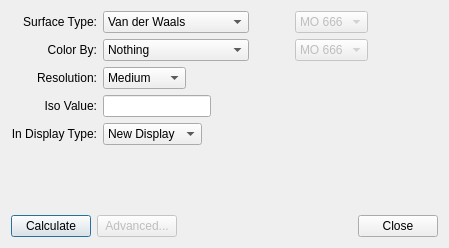
<?xml version="1.0" encoding="UTF-8"?>
<ui version="4.0">
 <class>SurfaceDialog</class>
 <widget class="QDialog" name="SurfaceDialog">
  <property name="geometry">
   <rect>
    <x>0</x>
    <y>0</y>
    <width>449</width>
    <height>248</height>
   </rect>
  </property>
  <property name="windowTitle">
   <string>Create Surfaces</string>
  </property>
  <layout class="QVBoxLayout" name="verticalLayout">
   <item>
    <layout class="QGridLayout" name="gridLayout">
     <item row="0" column="0">
      <widget class="QLabel" name="label">
       <property name="contextMenuPolicy">
        <enum>Qt::DefaultContextMenu</enum>
       </property>
       <property name="text">
        <string>Surface Type:</string>
       </property>
       <property name="alignment">
        <set>Qt::AlignRight|Qt::AlignTrailing|Qt::AlignVCenter</set>
       </property>
       <property name="buddy">
        <cstring>surfaceCombo</cstring>
       </property>
      </widget>
     </item>
     <item row="0" column="1">
      <layout class="QHBoxLayout" name="horizontalLayout_6">
       <item>
        <widget class="QComboBox" name="surfaceCombo">
         <item>
          <property name="text">
           <string>Van der Waals</string>
          </property>
         </item>
         <item>
          <property name="text">
           <string>Electrostatic Potential</string>
          </property>
         </item>
        </widget>
       </item>
       <item>
        <spacer name="horizontalSpacer_2">
         <property name="orientation">
          <enum>Qt::Horizontal</enum>
         </property>
         <property name="sizeHint" stdset="0">
          <size>
           <width>40</width>
           <height>20</height>
          </size>
         </property>
        </spacer>
       </item>
      </layout>
     </item>
     <item row="0" column="2">
      <layout class="QHBoxLayout" name="horizontalLayout_7">
       <item>
        <widget class="QComboBox" name="moCombo">
         <property name="enabled">
          <bool>false</bool>
         </property>
         <property name="editable">
          <bool>false</bool>
         </property>
         <property name="currentIndex">
          <number>0</number>
         </property>
         <item>
          <property name="text">
           <string notr="true">MO 666</string>
          </property>
         </item>
        </widget>
       </item>
       <item>
        <spacer name="horizontalSpacer_7">
         <property name="orientation">
          <enum>Qt::Horizontal</enum>
         </property>
         <property name="sizeHint" stdset="0">
          <size>
           <width>40</width>
           <height>20</height>
          </size>
         </property>
        </spacer>
       </item>
      </layout>
     </item>
     <item row="1" column="0">
      <widget class="QLabel" name="label_2">
       <property name="text">
        <string>Color By:</string>
       </property>
       <property name="alignment">
        <set>Qt::AlignRight|Qt::AlignTrailing|Qt::AlignVCenter</set>
       </property>
       <property name="buddy">
        <cstring>colorByCombo</cstring>
       </property>
      </widget>
     </item>
     <item row="1" column="1">
      <layout class="QHBoxLayout" name="horizontalLayout_5">
       <item>
        <widget class="QComboBox" name="colorByCombo">
         <item>
          <property name="text">
           <string>Nothing</string>
          </property>
         </item>
         <item>
          <property name="text">
           <string>Electrostatic Potential</string>
          </property>
         </item>
        </widget>
       </item>
       <item>
        <spacer name="horizontalSpacer_3">
         <property name="orientation">
          <enum>Qt::Horizontal</enum>
         </property>
         <property name="sizeHint" stdset="0">
          <size>
           <width>40</width>
           <height>20</height>
          </size>
         </property>
        </spacer>
       </item>
      </layout>
     </item>
     <item row="1" column="2">
      <layout class="QHBoxLayout" name="horizontalLayout_8">
       <item>
        <widget class="QComboBox" name="moColorCombo">
         <property name="enabled">
          <bool>false</bool>
         </property>
         <property name="editable">
          <bool>false</bool>
         </property>
         <property name="currentIndex">
          <number>0</number>
         </property>
         <item>
          <property name="text">
           <string notr="true">MO 666</string>
          </property>
         </item>
        </widget>
       </item>
       <item>
        <spacer name="horizontalSpacer_8">
         <property name="orientation">
          <enum>Qt::Horizontal</enum>
         </property>
         <property name="sizeHint" stdset="0">
          <size>
           <width>40</width>
           <height>20</height>
          </size>
         </property>
        </spacer>
       </item>
      </layout>
     </item>
     <item row="2" column="0">
      <widget class="QLabel" name="label_3">
       <property name="text">
        <string>Resolution:</string>
       </property>
       <property name="alignment">
        <set>Qt::AlignRight|Qt::AlignTrailing|Qt::AlignVCenter</set>
       </property>
       <property name="buddy">
        <cstring>resolutionCombo</cstring>
       </property>
      </widget>
     </item>
     <item row="2" column="1">
      <layout class="QHBoxLayout" name="horizontalLayout_4">
       <item>
        <widget class="QComboBox" name="resolutionCombo">
         <property name="currentIndex">
          <number>1</number>
         </property>
         <item>
          <property name="text">
           <string comment="low resolution">Low</string>
          </property>
         </item>
         <item>
          <property name="text">
           <string comment="medium resolution">Medium</string>
          </property>
         </item>
         <item>
          <property name="text">
           <string comment="high resolution">High</string>
          </property>
         </item>
         <item>
          <property name="text">
           <string comment="very high resolution">Very High</string>
          </property>
         </item>
        </widget>
       </item>
       <item>
        <spacer name="horizontalSpacer_6">
         <property name="orientation">
          <enum>Qt::Horizontal</enum>
         </property>
         <property name="sizeHint" stdset="0">
          <size>
           <width>40</width>
           <height>20</height>
          </size>
         </property>
        </spacer>
       </item>
      </layout>
     </item>
     <item row="3" column="0">
      <widget class="QLabel" name="label_4">
       <property name="toolTip">
        <string>Isosurface cutoff value</string>
       </property>
       <property name="text">
        <string>Iso Value:</string>
       </property>
       <property name="alignment">
        <set>Qt::AlignRight|Qt::AlignTrailing|Qt::AlignVCenter</set>
       </property>
       <property name="buddy">
        <cstring>isoValueEdit</cstring>
       </property>
      </widget>
     </item>
     <item row="3" column="1">
      <layout class="QHBoxLayout" name="horizontalLayout_2">
       <item>
        <widget class="QLineEdit" name="isoValueEdit"/>
       </item>
       <item>
        <spacer name="horizontalSpacer_4">
         <property name="orientation">
          <enum>Qt::Horizontal</enum>
         </property>
         <property name="sizeHint" stdset="0">
          <size>
           <width>40</width>
           <height>20</height>
          </size>
         </property>
        </spacer>
       </item>
      </layout>
     </item>
     <item row="4" column="0">
      <widget class="QLabel" name="label_5">
       <property name="text">
        <string comment="Add the new surface to this particular display type (i.e., orbital or surface)">In Display Type:</string>
       </property>
       <property name="alignment">
        <set>Qt::AlignRight|Qt::AlignTrailing|Qt::AlignVCenter</set>
       </property>
       <property name="buddy">
        <cstring>engineCombo</cstring>
       </property>
      </widget>
     </item>
     <item row="4" column="1">
      <layout class="QHBoxLayout" name="horizontalLayout_3">
       <item>
        <widget class="QComboBox" name="engineCombo">
         <property name="currentIndex">
          <number>0</number>
         </property>
         <item>
          <property name="text">
           <string>New Display</string>
          </property>
         </item>
        </widget>
       </item>
       <item>
        <spacer name="horizontalSpacer_5">
         <property name="orientation">
          <enum>Qt::Horizontal</enum>
         </property>
         <property name="sizeHint" stdset="0">
          <size>
           <width>40</width>
           <height>20</height>
          </size>
         </property>
        </spacer>
       </item>
      </layout>
     </item>
    </layout>
   </item>
   <item>
    <spacer name="verticalSpacer">
     <property name="orientation">
      <enum>Qt::Vertical</enum>
     </property>
     <property name="sizeHint" stdset="0">
      <size>
       <width>20</width>
       <height>42</height>
      </size>
     </property>
    </spacer>
   </item>
   <item>
    <layout class="QHBoxLayout" name="horizontalLayout">
     <item>
      <widget class="QPushButton" name="calculateButton">
       <property name="text">
        <string>Calculate</string>
       </property>
      </widget>
     </item>
     <item>
      <widget class="QPushButton" name="advancedButton">
       <property name="enabled">
        <bool>false</bool>
       </property>
       <property name="text">
        <string>Advanced...</string>
       </property>
      </widget>
     </item>
     <item>
      <spacer name="horizontalSpacer">
       <property name="orientation">
        <enum>Qt::Horizontal</enum>
       </property>
       <property name="sizeHint" stdset="0">
        <size>
         <width>40</width>
         <height>20</height>
        </size>
       </property>
      </spacer>
     </item>
     <item>
      <widget class="QDialogButtonBox" name="buttonBox">
       <property name="orientation">
        <enum>Qt::Horizontal</enum>
       </property>
       <property name="standardButtons">
        <set>QDialogButtonBox::Close</set>
       </property>
      </widget>
     </item>
    </layout>
   </item>
  </layout>
 </widget>
 <tabstops>
  <tabstop>surfaceCombo</tabstop>
  <tabstop>moCombo</tabstop>
  <tabstop>colorByCombo</tabstop>
  <tabstop>resolutionCombo</tabstop>
  <tabstop>isoValueEdit</tabstop>
  <tabstop>engineCombo</tabstop>
  <tabstop>calculateButton</tabstop>
  <tabstop>advancedButton</tabstop>
  <tabstop>buttonBox</tabstop>
 </tabstops>
 <resources/>
 <connections>
  <connection>
   <sender>buttonBox</sender>
   <signal>accepted()</signal>
   <receiver>SurfaceDialog</receiver>
   <slot>accept()</slot>
   <hints>
    <hint type="sourcelabel">
     <x>248</x>
     <y>254</y>
    </hint>
    <hint type="destinationlabel">
     <x>157</x>
     <y>274</y>
    </hint>
   </hints>
  </connection>
  <connection>
   <sender>buttonBox</sender>
   <signal>rejected()</signal>
   <receiver>SurfaceDialog</receiver>
   <slot>reject()</slot>
   <hints>
    <hint type="sourcelabel">
     <x>316</x>
     <y>260</y>
    </hint>
    <hint type="destinationlabel">
     <x>286</x>
     <y>274</y>
    </hint>
   </hints>
  </connection>
 </connections>
</ui>
